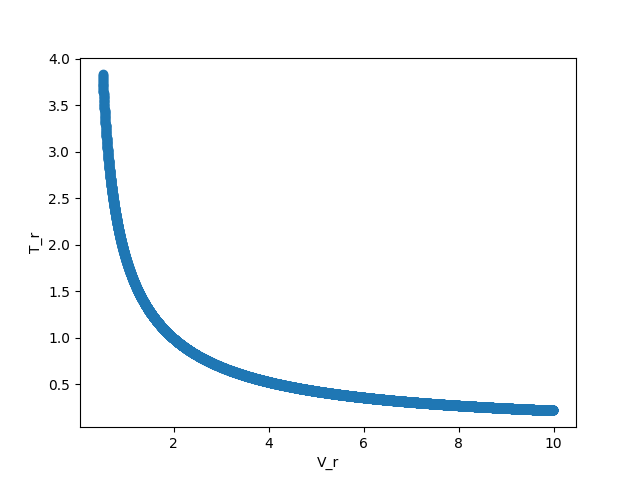

Recreate this plot in Python.
import matplotlib.pyplot as plt
import numpy as np

V_r = np.arange(0.5, 10, 0.001)
T_r = 9/4/V_r - 2/3/V_r**2 + 1/4/V_r**3

plt.scatter(V_r, T_r)
plt.xlabel('V_r')
plt.ylabel('T_r')

plt.savefig('HW4.png')
